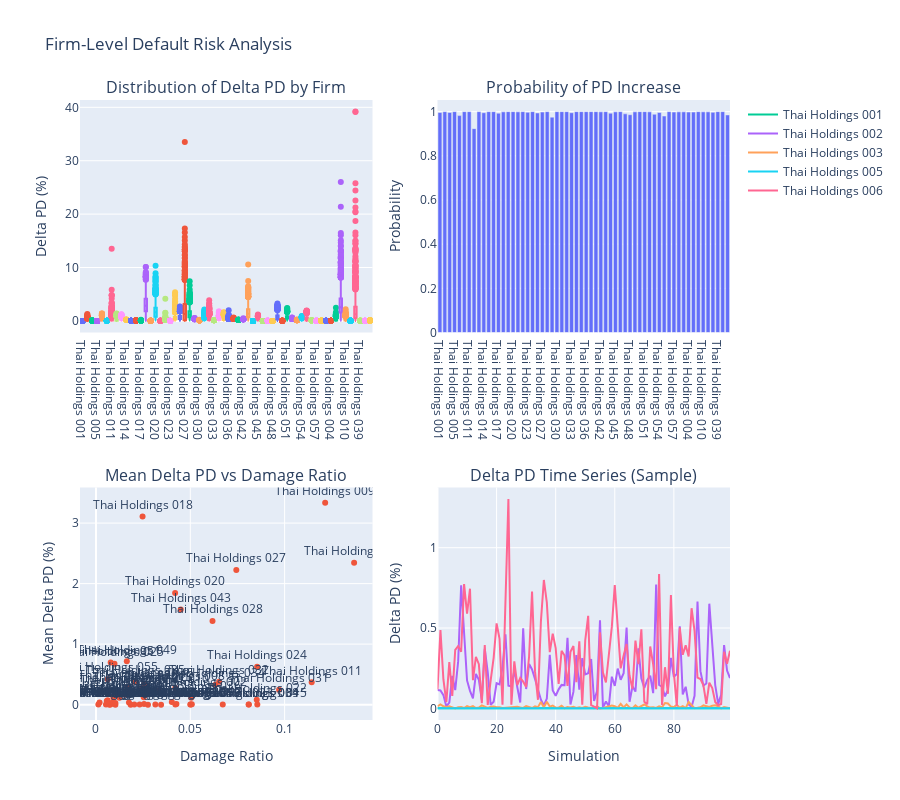

Notebook source saved alongside this figure:
### Code cell
# Analyze results
summary_df = analyze_firm_default_risk(firm_pds, firm_names, summary)

### Figure 1 — Plotly figure (JSON) as saved in the notebook; plotly's stock layout.template omitted (floating-point values rounded to 4 significant figures; data arrays with more than 128 entries replaced by an {"elided": "..."} marker saying what was removed)
{"data": [{"name": "Thai Holdings 001", "showlegend": false, "type": "box", "xaxis": "x", "y": {"elided": "1000 float values"}, "yaxis": "y"}, {"name": "Thai Holdings 002", "showlegend": false, "type": "box", "xaxis": "x", "y": {"elided": "1000 float values"}, "yaxis": "y"}, {"name": "Thai Holdings 003", "showlegend": false, "type": "box", "xaxis": "x", "y": {"elided": "1000 float values"}, "yaxis": "y"}, {"name": "Thai Holdings 005", "showlegend": false, "type": "box", "xaxis": "x", "y": {"elided": "1000 float values"}, "yaxis": "y"}, {"name": "Thai Holdings 006", "showlegend": false, "type": "box", "xaxis": "x", "y": {"elided": "1000 float values"}, "yaxis": "y"}, {"name": "Thai Holdings 007", "showlegend": false, "type": "box", "xaxis": "x", "y": {"elided": "1000 float values"}, "yaxis": "y"}, {"name": "Thai Holdings 011", "showlegend": false, "type": "box", "xaxis": "x", "y": {"elided": "1000 float values"}, "yaxis": "y"}, {"name": "Thai Holdings 012", "showlegend": false, "type": "box", "xaxis": "x", "y": {"elided": "1000 float values"}, "yaxis": "y"}, {"name": "Thai Holdings 013", "showlegend": false, "type": "box", "xaxis": "x", "y": {"elided": "1000 float values"}, "yaxis": "y"}, {"name": "Thai Holdings 014", "showlegend": false, "type": "box", "xaxis": "x", "y": {"elided": "1000 float values"}, "yaxis": "y"}, {"name": "Thai Holdings 015", "showlegend": false, "type": "box", "xaxis": "x", "y": {"elided": "1000 float values"}, "yaxis": "y"}, {"name": "Thai Holdings 016", "showlegend": false, "type": "box", "xaxis": "x", "y": {"elided": "1000 float values"}, "yaxis": "y"}, {"name": "Thai Holdings 017", "showlegend": false, "type": "box", "xaxis": "x", "y": {"elided": "1000 float values"}, "yaxis": "y"}, {"name": "Thai Holdings 018", "showlegend": false, "type": "box", "xaxis": "x", "y": {"elided": "1000 float values"}, "yaxis": "y"}, {"name": "Thai Holdings 019", "showlegend": false, "type": "box", "xaxis": "x", "y": {"elided": "1000 float values"}, "yaxis": "y"}, {"name": "Thai Holdings 020", "showlegend": false, "type": "box", "xaxis": "x", "y": {"elided": "1000 float values"}, "yaxis": "y"}, {"name": "Thai Holdings 021", "showlegend": false, "type": "box", "xaxis": "x", "y": {"elided": "1000 float values"}, "yaxis": "y"}, {"name": "Thai Holdings 022", "showlegend": false, "type": "box", "xaxis": "x", "y": {"elided": "1000 float values"}, "yaxis": "y"}, {"name": "Thai Holdings 023", "showlegend": false, "type": "box", "xaxis": "x", "y": {"elided": "1000 float values"}, "yaxis": "y"}, {"name": "Thai Holdings 024", "showlegend": false, "type": "box", "xaxis": "x", "y": {"elided": "1000 float values"}, "yaxis": "y"}, {"name": "Thai Holdings 025", "showlegend": false, "type": "box", "xaxis": "x", "y": {"elided": "1000 float values"}, "yaxis": "y"}, {"name": "Thai Holdings 027", "showlegend": false, "type": "box", "xaxis": "x", "y": {"elided": "1000 float values"}, "yaxis": "y"}, {"name": "Thai Holdings 028", "showlegend": false, "type": "box", "xaxis": "x", "y": {"elided": "1000 float values"}, "yaxis": "y"}, {"name": "Thai Holdings 029", "showlegend": false, "type": "box", "xaxis": "x", "y": {"elided": "1000 float values"}, "yaxis": "y"}, {"name": "Thai Holdings 030", "showlegend": false, "type": "box", "xaxis": "x", "y": {"elided": "1000 float values"}, "yaxis": "y"}, {"name": "Thai Holdings 031", "showlegend": false, "type": "box", "xaxis": "x", "y": {"elided": "1000 float values"}, "yaxis": "y"}, {"name": "Thai Holdings 032", "showlegend": false, "type": "box", "xaxis": "x", "y": {"elided": "1000 float values"}, "yaxis": "y"}, {"name": "Thai Holdings 033", "showlegend": false, "type": "box", "xaxis": "x", "y": {"elided": "1000 float values"}, "yaxis": "y"}, {"name": "Thai Holdings 034", "showlegend": false, "type": "box", "xaxis": "x", "y": {"elided": "1000 float values"}, "yaxis": "y"}, {"name": "Thai Holdings 035", "showlegend": false, "type": "box", "xaxis": "x", "y": {"elided": "1000 float values"}, "yaxis": "y"}, {"name": "Thai Holdings 036", "showlegend": false, "type": "box", "xaxis": "x", "y": {"elided": "1000 float values"}, "yaxis": "y"}, {"name": "Thai Holdings 037", "showlegend": false, "type": "box", "xaxis": "x", "y": {"elided": "1000 float values"}, "yaxis": "y"}, {"name": "Thai Holdings 041", "showlegend": false, "type": "box", "xaxis": "x", "y": {"elided": "1000 float values"}, "yaxis": "y"}, {"name": "Thai Holdings 042", "showlegend": false, "type": "box", "xaxis": "x", "y": {"elided": "1000 float values"}, "yaxis": "y"}, {"name": "Thai Holdings 043", "showlegend": false, "type": "box", "xaxis": "x", "y": {"elided": "1000 float values"}, "yaxis": "y"}, {"name": "Thai Holdings 044", "showlegend": false, "type": "box", "xaxis": "x", "y": {"elided": "1000 float values"}, "yaxis": "y"}, {"name": "Thai Holdings 045", "showlegend": false, "type": "box", "xaxis": "x", "y": {"elided": "1000 float values"}, "yaxis": "y"}, {"name": "Thai Holdings 046", "showlegend": false, "type": "box", "xaxis": "x", "y": {"elided": "1000 float values"}, "yaxis": "y"}, {"name": "Thai Holdings 047", "showlegend": false, "type": "box", "xaxis": "x", "y": {"elided": "1000 float values"}, "yaxis": "y"}, {"name": "Thai Holdings 048", "showlegend": false, "type": "box", "xaxis": "x", "y": {"elided": "1000 float values"}, "yaxis": "y"}, {"name": "Thai Holdings 049", "showlegend": false, "type": "box", "xaxis": "x", "y": {"elided": "1000 float values"}, "yaxis": "y"}, {"name": "Thai Holdings 050", "showlegend": false, "type": "box", "xaxis": "x", "y": {"elided": "1000 float values"}, "yaxis": "y"}, {"name": "Thai Holdings 051", "showlegend": false, "type": "box", "xaxis": "x", "y": {"elided": "1000 float values"}, "yaxis": "y"}, {"name": "Thai Holdings 052", "showlegend": false, "type": "box", "xaxis": "x", "y": {"elided": "1000 float values"}, "yaxis": "y"}, {"name": "Thai Holdings 053", "showlegend": false, "type": "box", "xaxis": "x", "y": {"elided": "1000 float values"}, "yaxis": "y"}, {"name": "Thai Holdings 054", "showlegend": false, "type": "box", "xaxis": "x", "y": {"elided": "1000 float values"}, "yaxis": "y"}, {"name": "Thai Holdings 055", "showlegend": false, "type": "box", "xaxis": "x", "y": {"elided": "1000 float values"}, "yaxis": "y"}, {"name": "Thai Holdings 056", "showlegend": false, "type": "box", "xaxis": "x", "y": {"elided": "1000 float values"}, "yaxis": "y"}, {"name": "Thai Holdings 057", "showlegend": false, "type": "box", "xaxis": "x", "y": {"elided": "1000 float values"}, "yaxis": "y"}, {"name": "Thai Holdings 058", "showlegend": false, "type": "box", "xaxis": "x", "y": {"elided": "1000 float values"}, "yaxis": "y"}, {"name": "Thai Holdings 059", "showlegend": false, "type": "box", "xaxis": "x", "y": {"elided": "1000 float values"}, "yaxis": "y"}, {"name": "Thai Holdings 004", "showlegend": false, "type": "box", "xaxis": "x", "y": {"elided": "1000 float values"}, "yaxis": "y"}, {"name": "Thai Holdings 008", "showlegend": false, "type": "box", "xaxis": "x", "y": {"elided": "1000 float values"}, "yaxis": "y"}, {"name": "Thai Holdings 009", "showlegend": false, "type": "box", "xaxis": "x", "y": {"elided": "1000 float values"}, "yaxis": "y"}, {"name": "Thai Holdings 010", "showlegend": false, "type": "box", "xaxis": "x", "y": {"elided": "1000 float values"}, "yaxis": "y"}, {"name": "Thai Holdings 026", "showlegend": false, "type": "box", "xaxis": "x", "y": {"elided": "1000 float values"}, "yaxis": "y"}, {"name": "Thai Holdings 038", "showlegend": false, "type": "box", "xaxis": "x", "y": {"elided": "1000 float values"}, "yaxis": "y"}, {"name": "Thai Holdings 039", "showlegend": false, "type": "box", "xaxis": "x", "y": {"elided": "1000 float values"}, "yaxis": "y"}, {"name": "Thai Holdings 040", "showlegend": false, "type": "box", "xaxis": "x", "y": {"elided": "1000 float values"}, "yaxis": "y"}, {"name": "Thai Holdings 060", "showlegend": false, "type": "box", "xaxis": "x", "y": {"elided": "1000 float values"}, "yaxis": "y"}, {"showlegend": false, "type": "bar", "x": ["Thai Holdings 001", "Thai Holdings 002", "Thai Holdings 003", "Thai Holdings 005", "Thai Holdings 006", "Thai Holdings 007", "Thai Holdings 011", "Thai Holdings 012", "Thai Holdings 013", "Thai Holdings 014", "Thai Holdings 015", "Thai Holdings 016", "Thai Holdings 017", "Thai Holdings 018", "Thai Holdings 019", "Thai Holdings 020", "Thai Holdings 021", "Thai Holdings 022", "Thai Holdings 023", "Thai Holdings 024", "Thai Holdings 025", "Thai Holdings 027", "Thai Holdings 028", "Thai Holdings 029", "Thai Holdings 030", "Thai Holdings 031", "Thai Holdings 032", "Thai Holdings 033", "Thai Holdings 034", "Thai Holdings 035", "Thai Holdings 036", "Thai Holdings 037", "Thai Holdings 041", "Thai Holdings 042", "Thai Holdings 043", "Thai Holdings 044", "Thai Holdings 045", "Thai Holdings 046", "Thai Holdings 047", "Thai Holdings 048", "Thai Holdings 049", "Thai Holdings 050", "Thai Holdings 051", "Thai Holdings 052", "Thai Holdings 053", "Thai Holdings 054", "Thai Holdings 055", "Thai Holdings 056", "Thai Holdings 057", "Thai Holdings 058", "Thai Holdings 059", "Thai Holdings 004", "Thai Holdings 008", "Thai Holdings 009", "Thai Holdings 010", "Thai Holdings 026", "Thai Holdings 038", "Thai Holdings 039", "Thai Holdings 040", "Thai Holdings 060"], "xaxis": "x2", "y": [0.996, 1, 0.996, 1, 0.982, 1, 1, 0.923, 1, 0.995, 1, 1, 0.993, 0.999, 1, 1, 0.999, 1, 0.997, 1, 0.994, 0.998, 1, 0.975, 1, 1, 1, 0.995, 1, 1, 1, 1, 1, 0.999, 1, 0.993, 0.999, 1, 0.99, 0.986, 0.999, 1, 1, 0.999, 0.988, 0.996, 0.98, 1, 0.998, 0.999, 0.999, 0.998, 0.998, 1, 0.999, 0.999, 0.997, 1, 1, 0.985], "yaxis": "y2"}, {"mode": "markers+text", "showlegend": false, "text": ["Thai Holdings 001", "Thai Holdings 002", "Thai Holdings 003", "Thai Holdings 005", "Thai Holdings 006", "Thai Holdings 007", "Thai Holdings 011", "Thai Holdings 012", "Thai Holdings 013", "Thai Holdings 014", "Thai Holdings 015", "Thai Holdings 016", "Thai Holdings 017", "Thai Holdings 018", "Thai Holdings 019", "Thai Holdings 020", "Thai Holdings 021", "Thai Holdings 022", "Thai Holdings 023", "Thai Holdings 024", "Thai Holdings 025", "Thai Holdings 027", "Thai Holdings 028", "Thai Holdings 029", "Thai Holdings 030", "Thai Holdings 031", "Thai Holdings 032", "Thai Holdings 033", "Thai Holdings 034", "Thai Holdings 035", "Thai Holdings 036", "Thai Holdings 037", "Thai Holdings 041", "Thai Holdings 042", "Thai Holdings 043", "Thai Holdings 044", "Thai Holdings 045", "Thai Holdings 046", "Thai Holdings 047", "Thai Holdings 048", "Thai Holdings 049", "Thai Holdings 050", "Thai Holdings 051", "Thai Holdings 052", "Thai Holdings 053", "Thai Holdings 054", "Thai Holdings 055", "Thai Holdings 056", "Thai Holdings 057", "Thai Holdings 058", "Thai Holdings 059", "Thai Holdings 004", "Thai Holdings 008", "Thai Holdings 009", "Thai Holdings 010", "Thai Holdings 026", "Thai Holdings 038", "Thai Holdings 039", "Thai Holdings 040", "Thai Holdings 060"], "textposition": "top center", "type": "scatter", "x": [0.007086, 0.05369, 0.04265, 0.03451, 0.01675, 0.007735, 0.1144, 0.01703, 0.02436, 0.006167, 0.08552, 0.02549, 0.05081, 0.02469, 0.03148, 0.04195, 0.001265, 0.08522, 0.06721, 0.08543, 0.009803, 0.0744, 0.06178, 0.009233, 0.04021, 0.09707, 0.0653, 0.00876, 0.06331, 0.02054, 0.0505, 0.01545, 0.005721, 0.01243, 0.04494, 0.0184, 0.0255, 0.02755, 0.006392, 0.01028, 0.01634, 0.00529, 0.007802, 0.0253, 0.001894, 0.01814, 0.006196, 0.01748, 0.02033, 0.02314, 0.05024, 0.08104, 0.04201, 0.1215, 0.03339, 0.04208, 0.1369, 0.08093, 0.05, 0.01029], "xaxis": "x3", "y": [1.023e-17, 0.1796, 0.01089, 1.514e-20, 0.2957, 0.0003388, 0.3687, 0.2462, 0.262, 0.07107, 4.219e-07, 0.01219, 0.007128, 3.107, 0.003235, 1.844, 6.868e-10, 0.08158, 7.646e-06, 0.6273, 0.6766, 2.224, 1.382, 0.1185, 0.04245, 0.2456, 0.3786, 0.03643, 0.3268, 0.3768, 0.1143, 0.1647, 0.06093, 0.1138, 1.573, 1.388e-17, 0.3345, 1.097e-20, 0.01078, 2.276e-21, 0.7156, 0.0001088, 0.6944, 0.1221, 0.03513, 0.2121, 0.4197, 0.03487, 4.199e-05, 3.189e-05, 0.001061, 0.0005672, 0.2764, 3.334, 0.2281, 0.001012, 2.345, 0.0004417, 0.001146, 0.02642], "yaxis": "y3"}, {"mode": "lines", "name": "Thai Holdings 001", "type": "scatter", "x": [0, 1, 2, 3, 4, 5, 6, 7, 8, 9, 10, 11, 12, 13, 14, 15, 16, 17, 18, 19, 20, 21, 22, 23, 24, 25, 26, 27, 28, 29, 30, 31, 32, 33, 34, 35, 36, 37, 38, 39, 40, 41, 42, 43, 44, 45, 46, 47, 48, 49, 50, 51, 52, 53, 54, 55, 56, 57, 58, 59, 60, 61, 62, 63, 64, 65, 66, 67, 68, 69, 70, 71, 72, 73, 74, 75, 76, 77, 78, 79, 80, 81, 82, 83, 84, 85, 86, 87, 88, 89, 90, 91, 92, 93, 94, 95, 96, 97, 98, 99], "xaxis": "x4", "y": [1.745e-17, 2.68e-18, 1.949e-18, 2.7e-17, 4.872e-18, 5.386e-18, 2.124e-17, 1.743e-17, 4.415e-18, 2.776e-17, 4.509e-18, 2.111e-17, 6.14e-17, 6.424e-17, 6.865e-18, 1.832e-18, 1.607e-18, 5.508e-18, 1.123e-18, 6.922e-18, 2.352e-18, 6.695e-18, 1.536e-17, 7.179e-18, 1.355e-17, 3.015e-17, 5.881e-18, 9.055e-19, 3.059e-17, 2.538e-17, 1.532e-17, 1.914e-17, 4.596e-18, 5.9e-19, 1.581e-18, 4.134e-18, 5.811e-18, 1.14e-17, 3.672e-18, 5.408e-18, 3.075e-17, 8.167e-18, 2.205e-17, 6.663e-18, 4.296e-18, 7.786e-18, 4.37e-18, 1.421e-17, 1.452e-18, 3.492e-17, 5.151e-18, 4.995e-18, 3.309e-17, 2.5e-17, 3.868e-18, 8.636e-19, 7.753e-18, 1.479e-17, 9.283e-18, 1.619e-18, 2.415e-17, 5.95e-18, 3.797e-19, 9.799e-18, 4.461e-18, 1.572e-17, 9.82e-18, 3.067e-18, 1.192e-17, 2.448e-18, 1.039e-17, 1.08e-17, 4.005e-18, 1.805e-17, 3.677e-17, 8.443e-18, 2.374e-18, 1.554e-17, 1.586e-17, 4.295e-18, 2.764e-18, 7.334e-18, 4.421e-18, 1.084e-17, 4.935e-18, 1.177e-17, 1.108e-17, 2.807e-17, 5.622e-18, 6.133e-18, 4.188e-18, 1.343e-17, 4.622e-18, 6.849e-18, 6.964e-18, 4.788e-18, 7.802e-18, 1.218e-17, 3.075e-17, 4.659e-18], "yaxis": "y4"}, {"mode": "lines", "name": "Thai Holdings 002", "type": "scatter", "x": [0, 1, 2, 3, 4, 5, 6, 7, 8, 9, 10, 11, 12, 13, 14, 15, 16, 17, 18, 19, 20, 21, 22, 23, 24, 25, 26, 27, 28, 29, 30, 31, 32, 33, 34, 35, 36, 37, 38, 39, 40, 41, 42, 43, 44, 45, 46, 47, 48, 49, 50, 51, 52, 53, 54, 55, 56, 57, 58, 59, 60, 61, 62, 63, 64, 65, 66, 67, 68, 69, 70, 71, 72, 73, 74, 75, 76, 77, 78, 79, 80, 81, 82, 83, 84, 85, 86, 87, 88, 89, 90, 91, 92, 93, 94, 95, 96, 97, 98, 99], "xaxis": "x4", "y": [0.114, 0.1116, 0.08249, 0.01194, 0.03592, 0.2023, 0.1139, 0.2938, 0.7662, 0.4755, 0.1738, 0.1089, 0.06226, 0.2145, 0.1775, 0.05123, 0.3709, 0.2261, 0.02194, 0.04148, 0.1565, 0.1489, 0.256, 0.4615, 0.1417, 0.1378, 0.2349, 0.1331, 0.03615, 0.4982, 0.1202, 0.2762, 0.2423, 0.1827, 0.1238, 0.05399, 0.01791, 0.06114, 0.3328, 0.1117, 0.07804, 0.1186, 0.146, 0.1441, 0.4387, 0.02458, 0.1024, 0.3309, 0.1171, 0.3131, 0.2118, 0.2188, 0.3071, 0.04567, 0.1079, 0.549, 0.004783, 0.04285, 0.01381, 0.1973, 0.1398, 0.2474, 0.1782, 0.2192, 0.5028, 0.04096, 0.1375, 0.1043, 0.3732, 0.1849, 0.1276, 0.1771, 0.2032, 0.09501, 0.7712, 0.1453, 0.1352, 0.07432, 0.1165, 0.3147, 0.1965, 0.2133, 0.5107, 0.08734, 0.1343, 0.02486, 0.009186, 0.07833, 0.6643, 0.2317, 0.1414, 0.1546, 0.6516, 0.4178, 0.1452, 0.02826, 0.0844, 0.3942, 0.2353, 0.1884], "yaxis": "y4"}, {"mode": "lines", "name": "Thai Holdings 003", "type": "scatter", "x": [0, 1, 2, 3, 4, 5, 6, 7, 8, 9, 10, 11, 12, 13, 14, 15, 16, 17, 18, 19, 20, 21, 22, 23, 24, 25, 26, 27, 28, 29, 30, 31, 32, 33, 34, 35, 36, 37, 38, 39, 40, 41, 42, 43, 44, 45, 46, 47, 48, 49, 50, 51, 52, 53, 54, 55, 56, 57, 58, 59, 60, 61, 62, 63, 64, 65, 66, 67, 68, 69, 70, 71, 72, 73, 74, 75, 76, 77, 78, 79, 80, 81, 82, 83, 84, 85, 86, 87, 88, 89, 90, 91, 92, 93, 94, 95, 96, 97, 98, 99], "xaxis": "x4", "y": [0.01323, 0.0243, 0.01281, 0.008418, 0.01312, 0.00607, 7.732e-05, 0.00765, 0.008488, 0.002156, 0.01396, 0.00694, 0.01429, 0.002522, 0.005186, 0.01867, 0.009231, 0.00254, 0.009614, 0.01167, 0.006752, 0.007036, 0.002159, 0.003298, 0.00218, 0.006772, 0.007077, 0.009823, 0.006211, 0.002659, 0.0135, 0.007872, 0.00209, 0.01247, 0.007318, 0.03928, 0.006267, 0.04161, 0.01104, 0.01782, 0.005575, 0.004439, 0.01668, 0.0007162, 0.008922, 0.005809, 0.009973, 0.002937, 0.00757, 0.002979, 0.01044, 0.005503, 0.002919, 0.001502, 0.01313, 0.0, 0.001985, 0.006754, 0.01112, 0.01713, 0.01305, 0.003297, 0.02852, 0.005865, 0.02501, 0.006111, 0.0009479, 0.01863, 0.004391, 0.01198, 0.02399, 0.0125, 0.004825, 0.006681, 0.002744, 0.01247, 0.006967, 0.03337, 0.03047, 0.01119, 0.007807, 0.02216, 0.004234, 0.0133, 0.001508, 0.03918, 0.02234, 0.001699, 0.003491, 0.007039, 0.01846, 0.01371, 0.009293, 0.016, 0.01929, 0.0125, 0.0, 0.008824, 0.00373, 0.00033], "yaxis": "y4"}, {"mode": "lines", "name": "Thai Holdings 005", "type": "scatter", "x": [0, 1, 2, 3, 4, 5, 6, 7, 8, 9, 10, 11, 12, 13, 14, 15, 16, 17, 18, 19, 20, 21, 22, 23, 24, 25, 26, 27, 28, 29, 30, 31, 32, 33, 34, 35, 36, 37, 38, 39, 40, 41, 42, 43, 44, 45, 46, 47, 48, 49, 50, 51, 52, 53, 54, 55, 56, 57, 58, 59, 60, 61, 62, 63, 64, 65, 66, 67, 68, 69, 70, 71, 72, 73, 74, 75, 76, 77, 78, 79, 80, 81, 82, 83, 84, 85, 86, 87, 88, 89, 90, 91, 92, 93, 94, 95, 96, 97, 98, 99], "xaxis": "x4", "y": [3.356e-21, 4.753e-22, 2.43e-21, 4.523e-21, 1.454e-21, 3.663e-21, 4.122e-20, 1.392e-20, 1.27e-20, 1.922e-20, 2.373e-20, 7.026e-20, 2.558e-20, 3.336e-22, 8.652e-21, 3.975e-22, 2.549e-21, 5.908e-21, 1.145e-21, 5.116e-21, 8.687e-21, 5.789e-21, 1.891e-20, 1.825e-21, 5.141e-21, 5.211e-21, 2.159e-21, 1.386e-20, 4.018e-21, 1.002e-19, 1.558e-20, 1.106e-21, 2.599e-21, 3.01e-21, 7.521e-21, 2.296e-20, 7.645e-21, 1.011e-22, 8.639e-21, 8.183e-21, 1.103e-20, 1.517e-20, 3.195e-22, 1.38e-21, 3.232e-21, 6.28e-21, 4.412e-21, 2.295e-20, 3.076e-21, 3.36e-22, 8.968e-21, 8.225e-21, 6.033e-21, 4.65e-20, 6.106e-20, 1.903e-20, 9.371e-21, 7.334e-22, 7.132e-22, 1.577e-20, 3.463e-22, 1.005e-20, 9.396e-21, 1.219e-20, 1.913e-20, 3.148e-20, 6.79e-22, 5.136e-21, 5.749e-21, 4.658e-20, 4.057e-21, 1.258e-20, 1.044e-20, 5.472e-20, 3.421e-23, 1.023e-21, 8.463e-21, 2.425e-21, 1.497e-21, 8.95e-21, 5.978e-22, 4.247e-21, 1.248e-20, 6.547e-20, 1.441e-21, 2.917e-21, 2.69e-20, 1.477e-20, 2.604e-20, 5.388e-21, 2.577e-20, 2.448e-20, 1.128e-19, 1.477e-22, 7.141e-21, 2.487e-20, 6.451e-21, 1.011e-20, 3.27e-21, 2.243e-21], "yaxis": "y4"}, {"mode": "lines", "name": "Thai Holdings 006", "type": "scatter", "x": [0, 1, 2, 3, 4, 5, 6, 7, 8, 9, 10, 11, 12, 13, 14, 15, 16, 17, 18, 19, 20, 21, 22, 23, 24, 25, 26, 27, 28, 29, 30, 31, 32, 33, 34, 35, 36, 37, 38, 39, 40, 41, 42, 43, 44, 45, 46, 47, 48, 49, 50, 51, 52, 53, 54, 55, 56, 57, 58, 59, 60, 61, 62, 63, 64, 65, 66, 67, 68, 69, 70, 71, 72, 73, 74, 75, 76, 77, 78, 79, 80, 81, 82, 83, 84, 85, 86, 87, 88, 89, 90, 91, 92, 93, 94, 95, 96, 97, 98, 99], "xaxis": "x4", "y": [0.1183, 0.4876, 0.1799, 0.03946, 0.2885, 0.07789, 0.3644, 0.388, 0.353, 0.7733, 0.5894, 0.7448, 0.1756, 0.32, 0.2752, 0.03242, 0.3945, 0.02163, 0.1747, 0.3144, 0.5291, 0.4322, 0.02266, 0.6562, 1.302, 0.02313, 0.2927, 0.1441, 0.1895, 0.1663, 0.1331, 0.323, 0.7267, 0.2317, 0.05335, 0.5418, 0.799, 0.6596, 0.3504, 0.4655, 0.3756, 0.1516, 0.3583, 0.3289, 0.1395, 0.3515, 0.3879, 0.1632, 0.4181, 0.0227, 0.4228, 0.5761, 0.0195, 0.01043, 0.0, 0.4734, 0.2226, 0.1611, 0.3286, 0.5071, 0.7668, 0.4816, 0.249, 0.3293, 0.4008, 0.2027, 0.1219, 0.4217, 0.2757, 0.4925, 0.0407, 0.02609, 0.3854, 0.2734, 0.1191, 0.8362, 0.02049, 0.2561, 0.09089, 0.7062, 0.2196, 0.01356, 0.5031, 0.3335, 0.3922, 0.3235, 0.6235, 0.4824, 0.1921, 0.1824, 0.1432, 0.02793, 0.1594, 0.1265, 0.0398, 0.01969, 0.02718, 0.3519, 0.2778, 0.3587], "yaxis": "y4"}], "layout": {"annotations": [{"font": {"size": 16}, "showarrow": false, "text": "Distribution of Delta PD by Firm", "x": 0.225, "xanchor": "center", "xref": "paper", "y": 1, "yanchor": "bottom", "yref": "paper"}, {"font": {"size": 16}, "showarrow": false, "text": "Probability of PD Increase", "x": 0.775, "xanchor": "center", "xref": "paper", "y": 1, "yanchor": "bottom", "yref": "paper"}, {"font": {"size": 16}, "showarrow": false, "text": "Mean Delta PD vs Damage Ratio", "x": 0.225, "xanchor": "center", "xref": "paper", "y": 0.375, "yanchor": "bottom", "yref": "paper"}, {"font": {"size": 16}, "showarrow": false, "text": "Delta PD Time Series (Sample)", "x": 0.775, "xanchor": "center", "xref": "paper", "y": 0.375, "yanchor": "bottom", "yref": "paper"}], "height": 800, "title": {"text": "Firm-Level Default Risk Analysis"}, "xaxis": {"anchor": "y", "domain": [0, 0.45]}, "xaxis2": {"anchor": "y2", "domain": [0.55, 1]}, "xaxis3": {"anchor": "y3", "domain": [0, 0.45], "title": {"text": "Damage Ratio"}}, "xaxis4": {"anchor": "y4", "domain": [0.55, 1], "title": {"text": "Simulation"}}, "yaxis": {"anchor": "x", "domain": [0.625, 1], "title": {"text": "Delta PD (%)"}}, "yaxis2": {"anchor": "x2", "domain": [0.625, 1], "title": {"text": "Probability"}}, "yaxis3": {"anchor": "x3", "domain": [0, 0.375], "title": {"text": "Mean Delta PD (%)"}}, "yaxis4": {"anchor": "x4", "domain": [0, 0.375], "title": {"text": "Delta PD (%)"}}}}
